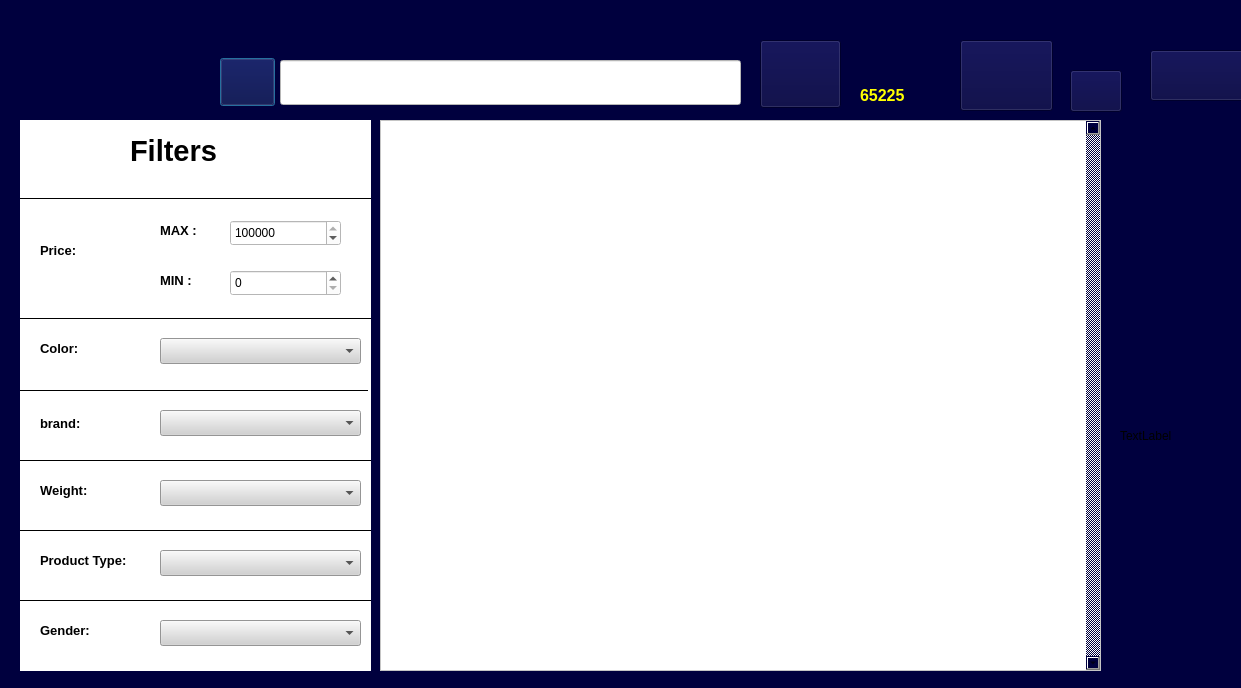
<?xml version="1.0" encoding="UTF-8"?>
<ui version="4.0">
 <class>Client</class>
 <widget class="QDialog" name="Client">
  <property name="geometry">
   <rect>
    <x>0</x>
    <y>0</y>
    <width>1241</width>
    <height>688</height>
   </rect>
  </property>
  <property name="windowTitle">
   <string>Dialog</string>
  </property>
  <property name="styleSheet">
   <string notr="true">background-color: rgb(0, 0, 62);
background-image: url();</string>
  </property>
  <widget class="QLineEdit" name="lineEdit_serch">
   <property name="geometry">
    <rect>
     <x>280</x>
     <y>60</y>
     <width>461</width>
     <height>45</height>
    </rect>
   </property>
   <property name="styleSheet">
    <string notr="true">background-color: rgb(255, 255, 255);
background-image: url();</string>
   </property>
  </widget>
  <widget class="QPushButton" name="pushButton_serch">
   <property name="geometry">
    <rect>
     <x>220</x>
     <y>58</y>
     <width>55</width>
     <height>48</height>
    </rect>
   </property>
   <property name="styleSheet">
    <string notr="true">background-image: url(:/new/prefix1/Search.png);
</string>
   </property>
   <property name="text">
    <string/>
   </property>
  </widget>
  <widget class="QPushButton" name="pushButton_moneybags">
   <property name="geometry">
    <rect>
     <x>760</x>
     <y>40</y>
     <width>81</width>
     <height>68</height>
    </rect>
   </property>
   <property name="styleSheet">
    <string notr="true">background-image: url(:/new/prefix1/wallet.png);
background-color: rgb(0,0,61);</string>
   </property>
   <property name="text">
    <string/>
   </property>
  </widget>
  <widget class="QPushButton" name="pushButton_logout">
   <property name="geometry">
    <rect>
     <x>1150</x>
     <y>50</y>
     <width>101</width>
     <height>51</height>
    </rect>
   </property>
   <property name="styleSheet">
    <string notr="true">background-color: rgb(0,0,61);
background-image: url(:/new/prefix1/log out.png);
</string>
   </property>
   <property name="text">
    <string/>
   </property>
  </widget>
  <widget class="QPushButton" name="pushButton_Cart">
   <property name="geometry">
    <rect>
     <x>960</x>
     <y>40</y>
     <width>93</width>
     <height>71</height>
    </rect>
   </property>
   <property name="styleSheet">
    <string notr="true">background-color: rgb(0, 0, 61);
background-image: url(:/new/prefix1/cart.png);</string>
   </property>
   <property name="text">
    <string/>
   </property>
  </widget>
  <widget class="QListWidget" name="listWidget_commodity">
   <property name="geometry">
    <rect>
     <x>380</x>
     <y>120</y>
     <width>721</width>
     <height>551</height>
    </rect>
   </property>
   <property name="font">
    <font>
     <pointsize>15</pointsize>
     <bold>true</bold>
    </font>
   </property>
   <property name="styleSheet">
    <string notr="true">background-color: rgb(255, 255, 255);
background-image: url();</string>
   </property>
   <property name="verticalScrollBarPolicy">
    <enum>Qt::ScrollBarAlwaysOn</enum>
   </property>
   <property name="horizontalScrollBarPolicy">
    <enum>Qt::ScrollBarAsNeeded</enum>
   </property>
   <property name="autoScrollMargin">
    <number>4</number>
   </property>
   <property name="editTriggers">
    <set>QAbstractItemView::DoubleClicked</set>
   </property>
   <property name="iconSize">
    <size>
     <width>300</width>
     <height>198</height>
    </size>
   </property>
  </widget>
  <widget class="QWidget" name="widget" native="true">
   <property name="geometry">
    <rect>
     <x>20</x>
     <y>120</y>
     <width>351</width>
     <height>551</height>
    </rect>
   </property>
   <property name="styleSheet">
    <string notr="true">background-color: rgb(255, 255, 255);
border-color: rgb(0, 0, 0);
background-image: url();</string>
   </property>
   <widget class="Line" name="line">
    <property name="geometry">
     <rect>
      <x>0</x>
      <y>190</y>
      <width>351</width>
      <height>16</height>
     </rect>
    </property>
    <property name="font">
     <font>
      <bold>false</bold>
     </font>
    </property>
    <property name="styleSheet">
     <string notr="true">background-image: url();</string>
    </property>
    <property name="frameShadow">
     <enum>QFrame::Plain</enum>
    </property>
    <property name="orientation">
     <enum>Qt::Horizontal</enum>
    </property>
   </widget>
   <widget class="Line" name="line_2">
    <property name="geometry">
     <rect>
      <x>-3</x>
      <y>260</y>
      <width>351</width>
      <height>20</height>
     </rect>
    </property>
    <property name="styleSheet">
     <string notr="true">background-image: url();</string>
    </property>
    <property name="frameShadow">
     <enum>QFrame::Plain</enum>
    </property>
    <property name="orientation">
     <enum>Qt::Horizontal</enum>
    </property>
   </widget>
   <widget class="QLabel" name="label_2">
    <property name="geometry">
     <rect>
      <x>140</x>
      <y>100</y>
      <width>51</width>
      <height>20</height>
     </rect>
    </property>
    <property name="font">
     <font>
      <pointsize>10</pointsize>
      <bold>true</bold>
     </font>
    </property>
    <property name="styleSheet">
     <string notr="true">background-image: url();</string>
    </property>
    <property name="text">
     <string>MAX :</string>
    </property>
   </widget>
   <widget class="QLabel" name="label_3">
    <property name="geometry">
     <rect>
      <x>140</x>
      <y>150</y>
      <width>51</width>
      <height>20</height>
     </rect>
    </property>
    <property name="font">
     <font>
      <pointsize>10</pointsize>
      <bold>true</bold>
     </font>
    </property>
    <property name="styleSheet">
     <string notr="true">background-image: url();</string>
    </property>
    <property name="text">
     <string>MIN :</string>
    </property>
   </widget>
   <widget class="Line" name="line_3">
    <property name="geometry">
     <rect>
      <x>0</x>
      <y>330</y>
      <width>351</width>
      <height>20</height>
     </rect>
    </property>
    <property name="styleSheet">
     <string notr="true">background-image: url();</string>
    </property>
    <property name="frameShadow">
     <enum>QFrame::Plain</enum>
    </property>
    <property name="orientation">
     <enum>Qt::Horizontal</enum>
    </property>
   </widget>
   <widget class="Line" name="line_4">
    <property name="geometry">
     <rect>
      <x>0</x>
      <y>400</y>
      <width>351</width>
      <height>20</height>
     </rect>
    </property>
    <property name="styleSheet">
     <string notr="true">background-image: url();</string>
    </property>
    <property name="frameShadow">
     <enum>QFrame::Plain</enum>
    </property>
    <property name="orientation">
     <enum>Qt::Horizontal</enum>
    </property>
   </widget>
   <widget class="QComboBox" name="comboBox_coler">
    <property name="geometry">
     <rect>
      <x>140</x>
      <y>218</y>
      <width>201</width>
      <height>26</height>
     </rect>
    </property>
    <property name="styleSheet">
     <string notr="true">background-color: rgb(209, 209, 209);
background-image: url();</string>
    </property>
    <item>
     <property name="text">
      <string/>
     </property>
    </item>
    <item>
     <property name="text">
      <string>Red</string>
     </property>
    </item>
    <item>
     <property name="text">
      <string>Blue</string>
     </property>
    </item>
    <item>
     <property name="text">
      <string>Yellow</string>
     </property>
    </item>
    <item>
     <property name="text">
      <string>Other</string>
     </property>
    </item>
   </widget>
   <widget class="QComboBox" name="comboBox_brand">
    <property name="geometry">
     <rect>
      <x>140</x>
      <y>290</y>
      <width>201</width>
      <height>26</height>
     </rect>
    </property>
    <property name="styleSheet">
     <string notr="true">background-color: rgb(209, 209, 209);
background-image: url();</string>
    </property>
    <item>
     <property name="text">
      <string/>
     </property>
    </item>
    <item>
     <property name="text">
      <string>Nike</string>
     </property>
    </item>
    <item>
     <property name="text">
      <string>Addias</string>
     </property>
    </item>
    <item>
     <property name="text">
      <string>Puma</string>
     </property>
    </item>
    <item>
     <property name="text">
      <string>Other</string>
     </property>
    </item>
   </widget>
   <widget class="QComboBox" name="comboBox_Weight">
    <property name="geometry">
     <rect>
      <x>140</x>
      <y>360</y>
      <width>201</width>
      <height>26</height>
     </rect>
    </property>
    <property name="styleSheet">
     <string notr="true">background-color: rgb(209, 209, 209);
background-image: url();</string>
    </property>
    <item>
     <property name="text">
      <string/>
     </property>
    </item>
    <item>
     <property name="text">
      <string>0-1000     gr</string>
     </property>
    </item>
    <item>
     <property name="text">
      <string>1000-5000  gr</string>
     </property>
    </item>
    <item>
     <property name="text">
      <string>5000&gt;     gr</string>
     </property>
    </item>
   </widget>
   <widget class="QComboBox" name="comboBox_type">
    <property name="geometry">
     <rect>
      <x>140</x>
      <y>430</y>
      <width>201</width>
      <height>26</height>
     </rect>
    </property>
    <property name="styleSheet">
     <string notr="true">background-color: rgb(209, 209, 209);
background-image: url();</string>
    </property>
    <item>
     <property name="text">
      <string/>
     </property>
    </item>
    <item>
     <property name="text">
      <string>Equipment</string>
     </property>
    </item>
    <item>
     <property name="text">
      <string>Clothes and shoes</string>
     </property>
    </item>
   </widget>
   <widget class="Line" name="line_5">
    <property name="geometry">
     <rect>
      <x>0</x>
      <y>470</y>
      <width>351</width>
      <height>20</height>
     </rect>
    </property>
    <property name="styleSheet">
     <string notr="true">background-image: url();</string>
    </property>
    <property name="frameShadow">
     <enum>QFrame::Plain</enum>
    </property>
    <property name="orientation">
     <enum>Qt::Horizontal</enum>
    </property>
   </widget>
   <widget class="QComboBox" name="comboBox_sex">
    <property name="geometry">
     <rect>
      <x>140</x>
      <y>500</y>
      <width>201</width>
      <height>26</height>
     </rect>
    </property>
    <property name="styleSheet">
     <string notr="true">background-color: rgb(209, 209, 209);</string>
    </property>
    <item>
     <property name="text">
      <string/>
     </property>
    </item>
    <item>
     <property name="text">
      <string>Men</string>
     </property>
    </item>
    <item>
     <property name="text">
      <string>Women</string>
     </property>
    </item>
    <item>
     <property name="text">
      <string>Other</string>
     </property>
    </item>
   </widget>
   <widget class="QSpinBox" name="spinBox_max">
    <property name="geometry">
     <rect>
      <x>210</x>
      <y>100</y>
      <width>111</width>
      <height>26</height>
     </rect>
    </property>
    <property name="styleSheet">
     <string notr="true">background-image: url();</string>
    </property>
    <property name="minimum">
     <number>0</number>
    </property>
    <property name="maximum">
     <number>100000000</number>
    </property>
    <property name="value">
     <number>100000000</number>
    </property>
   </widget>
   <widget class="QSpinBox" name="spinBox_min">
    <property name="geometry">
     <rect>
      <x>210</x>
      <y>150</y>
      <width>111</width>
      <height>26</height>
     </rect>
    </property>
    <property name="styleSheet">
     <string notr="true">background-image: url();</string>
    </property>
    <property name="maximum">
     <number>90</number>
    </property>
   </widget>
   <widget class="QLabel" name="label">
    <property name="geometry">
     <rect>
      <x>20</x>
      <y>120</y>
      <width>51</width>
      <height>20</height>
     </rect>
    </property>
    <property name="font">
     <font>
      <pointsize>10</pointsize>
      <bold>true</bold>
     </font>
    </property>
    <property name="styleSheet">
     <string notr="true">background-image: url();</string>
    </property>
    <property name="text">
     <string>Price:</string>
    </property>
   </widget>
   <widget class="QLabel" name="label_4">
    <property name="geometry">
     <rect>
      <x>20</x>
      <y>213</y>
      <width>51</width>
      <height>31</height>
     </rect>
    </property>
    <property name="font">
     <font>
      <pointsize>10</pointsize>
      <bold>true</bold>
     </font>
    </property>
    <property name="styleSheet">
     <string notr="true">background-image: url();</string>
    </property>
    <property name="text">
     <string>Color:</string>
    </property>
   </widget>
   <widget class="QLabel" name="label_5">
    <property name="geometry">
     <rect>
      <x>20</x>
      <y>293</y>
      <width>63</width>
      <height>20</height>
     </rect>
    </property>
    <property name="font">
     <font>
      <pointsize>10</pointsize>
      <bold>true</bold>
     </font>
    </property>
    <property name="styleSheet">
     <string notr="true">background-image: url();</string>
    </property>
    <property name="text">
     <string>brand:</string>
    </property>
   </widget>
   <widget class="QLabel" name="label_6">
    <property name="geometry">
     <rect>
      <x>20</x>
      <y>355</y>
      <width>71</width>
      <height>31</height>
     </rect>
    </property>
    <property name="font">
     <font>
      <pointsize>10</pointsize>
      <bold>true</bold>
     </font>
    </property>
    <property name="styleSheet">
     <string notr="true">background-image: url();</string>
    </property>
    <property name="text">
     <string>Weight:</string>
    </property>
   </widget>
   <widget class="QLabel" name="label_7">
    <property name="geometry">
     <rect>
      <x>20</x>
      <y>420</y>
      <width>111</width>
      <height>41</height>
     </rect>
    </property>
    <property name="font">
     <font>
      <pointsize>10</pointsize>
      <bold>true</bold>
     </font>
    </property>
    <property name="styleSheet">
     <string notr="true">background-image: url();</string>
    </property>
    <property name="text">
     <string>Product Type:</string>
    </property>
   </widget>
   <widget class="QLabel" name="label_8">
    <property name="geometry">
     <rect>
      <x>20</x>
      <y>500</y>
      <width>63</width>
      <height>20</height>
     </rect>
    </property>
    <property name="font">
     <font>
      <pointsize>10</pointsize>
      <bold>true</bold>
     </font>
    </property>
    <property name="styleSheet">
     <string notr="true">background-image: url();</string>
    </property>
    <property name="text">
     <string>Gender:</string>
    </property>
   </widget>
   <widget class="QLabel" name="label_9">
    <property name="geometry">
     <rect>
      <x>110</x>
      <y>10</y>
      <width>171</width>
      <height>41</height>
     </rect>
    </property>
    <property name="font">
     <font>
      <pointsize>22</pointsize>
      <italic>false</italic>
      <bold>true</bold>
      <strikeout>false</strikeout>
     </font>
    </property>
    <property name="styleSheet">
     <string notr="true">background-image: url();</string>
    </property>
    <property name="text">
     <string>Filters</string>
    </property>
   </widget>
   <widget class="Line" name="line_6">
    <property name="geometry">
     <rect>
      <x>0</x>
      <y>70</y>
      <width>351</width>
      <height>16</height>
     </rect>
    </property>
    <property name="styleSheet">
     <string notr="true">background-image: url();</string>
    </property>
    <property name="frameShadow">
     <enum>QFrame::Plain</enum>
    </property>
    <property name="orientation">
     <enum>Qt::Horizontal</enum>
    </property>
   </widget>
  </widget>
  <widget class="QWidget" name="widget_2" native="true">
   <property name="geometry">
    <rect>
     <x>20</x>
     <y>10</y>
     <width>181</width>
     <height>101</height>
    </rect>
   </property>
   <property name="styleSheet">
    <string notr="true">background-image: url(:/new/prefix1/logo.png);</string>
   </property>
  </widget>
  <widget class="QLabel" name="label_price">
   <property name="geometry">
    <rect>
     <x>860</x>
     <y>80</y>
     <width>91</width>
     <height>31</height>
    </rect>
   </property>
   <property name="font">
    <font>
     <pointsize>12</pointsize>
     <bold>true</bold>
    </font>
   </property>
   <property name="styleSheet">
    <string notr="true">background-image: url();
background-color: rgb();
color: rgb(255, 255, 0);</string>
   </property>
   <property name="text">
    <string>65225</string>
   </property>
  </widget>
  <widget class="QLabel" name="label_11">
   <property name="geometry">
    <rect>
     <x>1120</x>
     <y>200</y>
     <width>111</width>
     <height>471</height>
    </rect>
   </property>
   <property name="styleSheet">
    <string notr="true">background-image: url(:/new/prefix1/BitcoinAd.gif);</string>
   </property>
   <property name="text">
    <string>TextLabel</string>
   </property>
  </widget>
  <widget class="QPushButton" name="pushButton">
   <property name="geometry">
    <rect>
     <x>1070</x>
     <y>70</y>
     <width>52</width>
     <height>42</height>
    </rect>
   </property>
   <property name="styleSheet">
    <string notr="true">background-image: url(:/new/prefix1/refresh.png);</string>
   </property>
   <property name="text">
    <string/>
   </property>
   <property name="shortcut">
    <string>Ctrl+F5</string>
   </property>
  </widget>
 </widget>
 <resources/>
 <connections/>
</ui>
